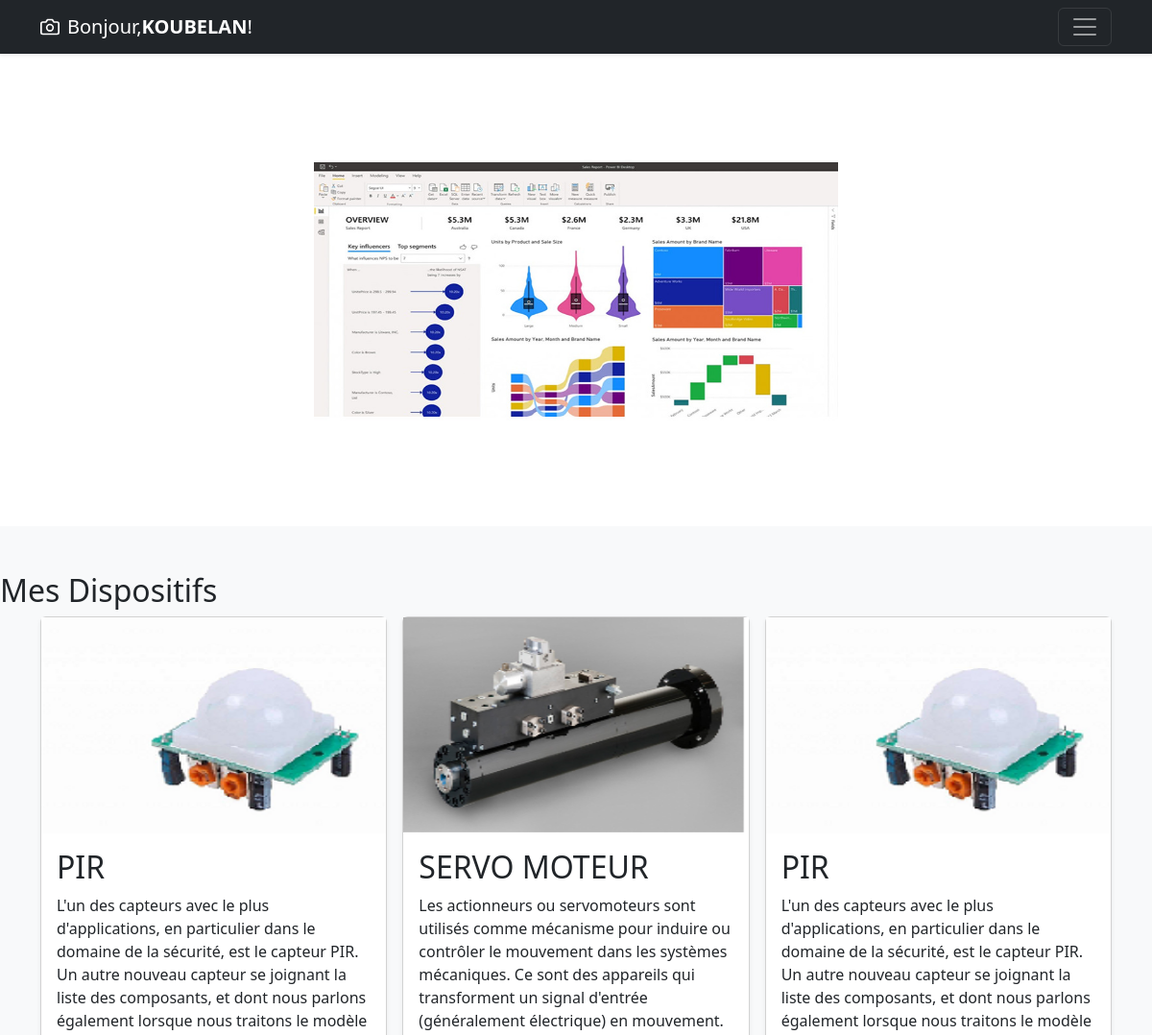
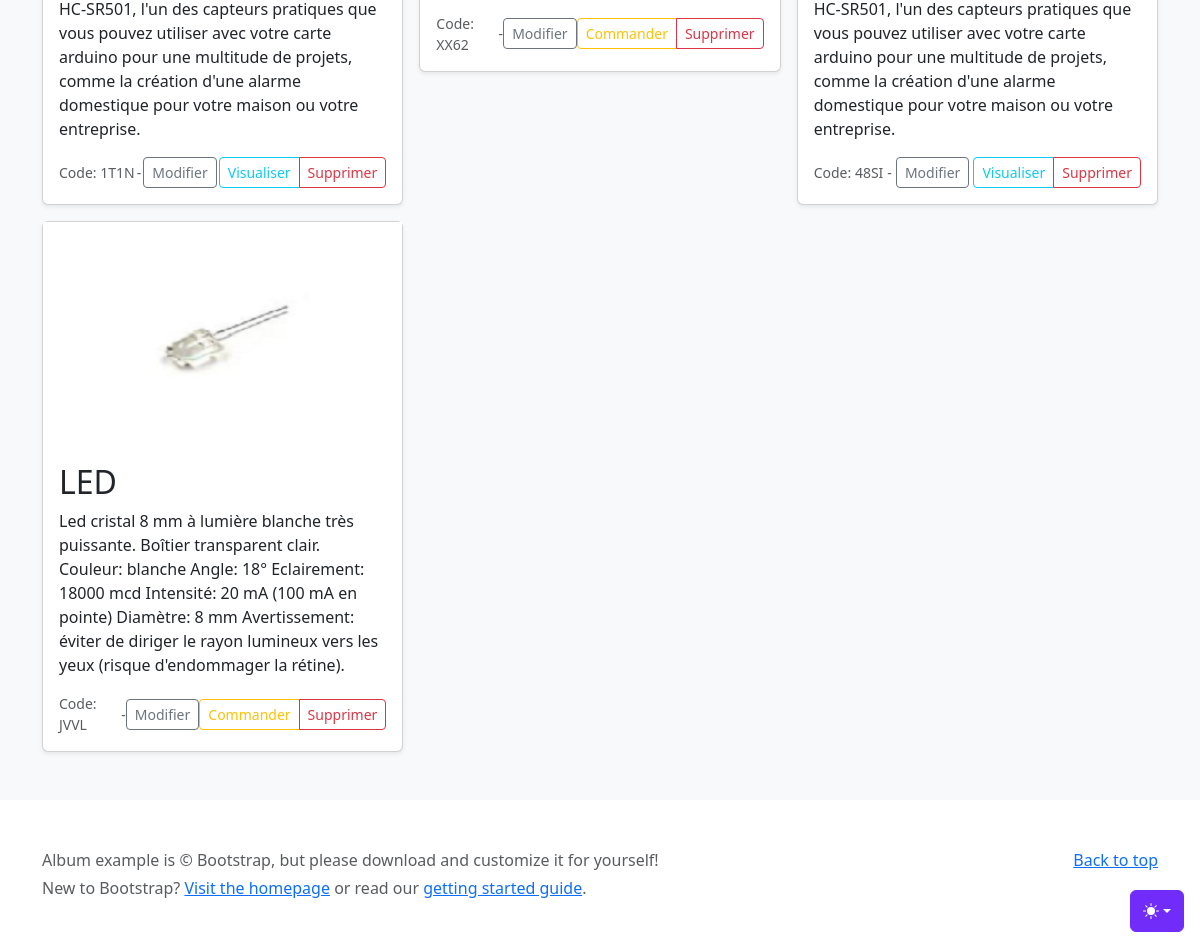
The page /accounts/customer_dispositif (signed in) on the database its author committed (2 pictures, top to bottom).
### account/models.py (models this page shows, shortened)
class User(AbstractUser):
    username = models.CharField(max_length=150, unique=True, blank=True, null=True)
    email = models.EmailField(unique=True)
    adresse = models.CharField(max_length=100)
    USERNAME_FIELD = 'email'
    REQUIRED_FIELDS = ['first_name', 'last_name', 'username']

class UserDispositif(models.Model):
    user = models.ForeignKey(settings.AUTH_USER_MODEL, on_delete=models.CASCADE)
    dispositif = models.ForeignKey(Dispositif, on_delete=models.CASCADE)
    code = models.CharField(max_length=4, blank=True)
    localisation = models.CharField(max_length=200, blank=True)  # Ajout du champ localisation

class Dispositif(models.Model):
    TYPE_CAPTEUR = 'CAPTEUR'
    TYPE_ACTUATEUR = 'ACTUATEUR'
    TYPE_CHOICES = (
        (TYPE_CAPTEUR, 'Capteur'),
        (TYPE_ACTUATEUR, 'Actuateur'),
    )
    id_dispositif = models.AutoField(primary_key=True)
    nom = models.CharField(max_length=200)
    type = models.CharField(max_length=200,choices=TYPE_CHOICES,default=TYPE_CAPTEUR)
    image = models.ImageField(upload_to='images/')  # Configuration des medias
    description = models.TextField()
    localisation = models.CharField(max_length=200, blank=True)
    code = models.CharField(max_length=4, blank=True)

### account/views.py (the view)
# urls.py: path('customer_dispositif', mes_dispositifs, name='liste_dispositifs_utilisateur'),
@login_required
def mes_dispositifs(request):
    user_dispositifs = UserDispositif.objects.filter(user=request.user)
    return render(request, 'account/mes_dispositifs.html', {'user_dispositifs': user_dispositifs})

### account/templates/account/mes_dispositifs.html
{% extends './base.html' %}
            {% block content %}
            <div class="album py-5 bg-body-tertiary">
                <h2>Mes Dispositifs</h2>
                <div class="container">
                  <div class="row row-cols-1 row-cols-sm-2 row-cols-md-3 g-3">
                    {% if user_dispositifs %}
                        {% for ud in user_dispositifs %}
                            <div class="col">
                            <div class="card shadow-sm">
                            <img src="{{ ud.dispositif.image.url }}"  width="100%" height="225" alt="{{ ud.dispositif.nom}}">
                            <div class="card-body">
                            <h2>{{ ud.dispositif.nom }}</h2>
                            <p class="card-text">{{ ud.dispositif.description }}</p>
                            <div class="d-flex justify-content-between align-items-center">
                            <small class="text-muted">Code: {{ ud.code }}</small>
                            <small class="text-muted">- {{ ud.localisation }}</small>
                            <a href="{% url 'modifier_dispositif' ud.id %}" class="btn btn-outline-secondary btn-sm">Modifier</a>
                            <div class="btn-group">
                                {% if ud.dispositif.type == "CAPTEUR" %}
                                <button type="button" class="btn btn-sm btn-outline-info">Visualiser</button>
                                {% else %}
                                <button type="button" class="btn btn-sm btn-outline-warning">Commander</button>
                                {% endif %}
                                <a href="{% url 'supprimer_dispositif' ud.id %}" class="btn btn-outline-danger btn-sm">Supprimer</a>
                            </div>
                            </div>
                            </div>
                            </div>
                            </div>
                        {% endfor %}
                    {% else %}
                        <p>Vous n'avez pas encore choisi de dispositifs.</p>
                    {% endif %}
                </div>
                </div>
                </div>
            {% endblock %}

### account/templates/account/base.html (shortened to what this page needs)
<!doctype html>
<html lang="fr" data-bs-theme="auto">
  <head><script src="../static/js/color-modes.js"></script>
    <link rel="stylesheet" href="https://cdn.jsdelivr.net/npm/@docsearch/css@3">
    <link href="../static/css/bootstrap.min.css" rel="stylesheet">
  </head>
  <body>
{% block menu %}
{% include "./account_menu.html" %}
{% endblock %}
<main>
{% block slide %}
{% include "./account_slide.html" %}
{% endblock %}
{% block content %}
{% endblock %}
</main>
<footer class="text-body-secondary py-5">
  <div class="container">
    <p class="float-end mb-1">
      <a href="#">Back to top</a>
    </p>
    <p class="mb-1">Album example is &copy; Bootstrap, but please download and customize it for yourself!</p>
    <p class="mb-0">New to Bootstrap? <a href="/">Visit the homepage</a> or read our <a href="../getting-started/introduction/">getting started guide</a>.</p>
  </div>
</footer>
    </body>
</html>

### account/templates/account/account_menu.html (shortened to what this page needs)
<div class="dropdown position-fixed bottom-0 end-0 mb-3 me-3 bd-mode-toggle">
  <button class="btn btn-bd-primary py-2 dropdown-toggle d-flex align-items-center"
          id="bd-theme"
          type="button"
          aria-expanded="false"
          data-bs-toggle="dropdown"
          aria-label="Toggle theme (auto)">
    <svg class="bi my-1 theme-icon-active" width="1em" height="1em"><use href="#circle-half"></use></svg>
  </button>
</div>
<header data-bs-theme="dark">
<div class="navbar navbar-dark bg-dark shadow-sm">
<div class="container">
  <a href="#" class="navbar-brand d-flex align-items-center">
    {% if request.user.is_authenticated %}
    Bonjour, <strong>{{ request.user.first_name }}</strong>!
    {% else %}
    <a href="{% url 'Login' %}">Connexion</a>
    {% endif %}
  </a>
  <button class="navbar-toggler" type="button" data-bs-toggle="collapse" data-bs-target="#navbarHeader" aria-controls="navbarHeader" aria-expanded="false" aria-label="Toggle navigation">
    <span class="navbar-toggler-icon"></span>
  </button>
</div>
</div>
</header>

### account/templates/account/account_slide.html
<section class="py-5 text-center container">
  <div class="row py-lg-5">
    <div class="col-lg-6 col-md-8 mx-auto">
      <img src="../../static/images/slide2.jpg" width="100%" height="300px"/>
    </div>
  </div>
</section>

### account/templates/account/base.html (style rules this page uses)
.bi { vertical-align: -.125em; fill: currentColor; }
.btn-bd-primary { --bd-violet-bg: #712cf9; --bd-violet-rgb: 112.520718, 44.062154, 249.437846; --bs-btn-font-weight: 600; --bs-btn-color: var(--bs-white); --bs-btn-bg: var(--bd-violet-bg); --bs-btn-border-color: var(--bd-violet-bg); --bs-btn-hover-color: var(--bs-white); --bs-btn-hover-bg: #6528e0; --bs-btn-hover-border-color: #6528e0; --bs-btn-focus-shadow-rgb: var(--bd-violet-rgb); --bs-btn-active-color: var(--bs-btn-hover-color); --bs-btn-active-bg: #5a23c8; --bs-btn-active-border-color: #5a23c8; }
.bd-mode-toggle { z-index: 1500; }

### rows shown on the page
User: user.first_name "KOUBELAN"
UserDispositif: dispositif.image (picture), dispositif.nom "PIR", dispositif.description "L'un des capteurs avec le plus d'applications, en particulier dans le domaine de la sécurité, est le capteur PIR. Un autre nouveau capteur se joignant la liste des composants, et dont nous parlons également lorsque nous traitons le modèle HC-SR501, l'un des capteurs pratiques que vous pouvez utiliser avec votre carte arduino pour une multitude de projets, comme la création d'une alarme domestique pour votre maison ou votre entreprise.", code "1T1N", shows "Visualiser"
UserDispositif: dispositif.image (picture), dispositif.nom "SERVO MOTEUR", dispositif.description "Les actionneurs ou servomoteurs sont utilisés comme mécanisme pour induire ou contrôler le mouvement dans les systèmes mécaniques. Ce sont des appareils qui transforment un signal d'entrée (généralement électrique) en mouvement.", code "XX62", shows "Commander"
UserDispositif: dispositif.image (picture), dispositif.nom "PIR", dispositif.description "L'un des capteurs avec le plus d'applications, en particulier dans le domaine de la sécurité, est le capteur PIR. Un autre nouveau capteur se joignant la liste des composants, et dont nous parlons également lorsque nous traitons le modèle HC-SR501, l'un des capteurs pratiques que vous pouvez utiliser avec votre carte arduino pour une multitude de projets, comme la création d'une alarme domestique pour votre maison ou votre entreprise.", code "48SI", shows "Visualiser"
UserDispositif: dispositif.image (picture), dispositif.nom "LED", dispositif.description "Led cristal 8 mm à lumière blanche très puissante. Boîtier transparent clair. Couleur: blanche Angle: 18° Eclairement: 18000 mcd Intensité: 20 mA (100 mA en pointe) Diamètre: 8 mm Avertissement: éviter de diriger le rayon lumineux vers les yeux (risque d'endommager la rétine).", code "JVVL", shows "Commander"
